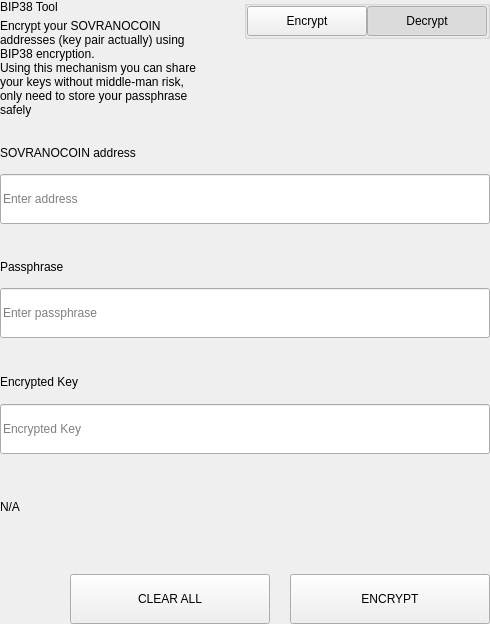
<?xml version="1.0" encoding="UTF-8"?>
<ui version="4.0">
 <class>SettingsBitToolWidget</class>
 <widget class="QWidget" name="SettingsBitToolWidget">
  <property name="geometry">
   <rect>
    <x>0</x>
    <y>0</y>
    <width>490</width>
    <height>624</height>
   </rect>
  </property>
  <property name="windowTitle">
   <string>Form</string>
  </property>
  <layout class="QVBoxLayout" name="verticalLayout">
   <property name="spacing">
    <number>0</number>
   </property>
   <property name="leftMargin">
    <number>0</number>
   </property>
   <property name="topMargin">
    <number>0</number>
   </property>
   <property name="rightMargin">
    <number>0</number>
   </property>
   <property name="bottomMargin">
    <number>0</number>
   </property>
   <item>
    <widget class="QWidget" name="left" native="true">
     <layout class="QVBoxLayout" name="verticalLayout_3">
      <property name="leftMargin">
       <number>0</number>
      </property>
      <property name="topMargin">
       <number>0</number>
      </property>
      <property name="rightMargin">
       <number>0</number>
      </property>
      <property name="bottomMargin">
       <number>0</number>
      </property>
      <item>
       <layout class="QVBoxLayout" name="verticalLayout_2">
        <property name="spacing">
         <number>0</number>
        </property>
        <item>
         <layout class="QHBoxLayout" name="horizontalLayout_3" stretch="3,1">
          <property name="spacing">
           <number>40</number>
          </property>
          <item>
           <layout class="QVBoxLayout" name="verticalLayoutTitle">
            <property name="spacing">
             <number>5</number>
            </property>
            <item>
             <widget class="QLabel" name="labelTitle">
              <property name="text">
               <string>BIP38 Tool</string>
              </property>
             </widget>
            </item>
            <item>
             <widget class="QLabel" name="labelSubtitle1">
              <property name="text">
               <string>Encrypt your SOVRANOCOIN addresses (key pair actually) using BIP38 encryption.
Using this mechanism you can share your keys without middle-man risk, only need to store your passphrase safely</string>
              </property>
              <property name="wordWrap">
               <bool>true</bool>
              </property>
             </widget>
            </item>
           </layout>
          </item>
          <item alignment="Qt::AlignTop">
           <widget class="QGroupBox" name="groupBox">
            <property name="title">
             <string/>
            </property>
            <property name="alignment">
             <set>Qt::AlignLeading|Qt::AlignLeft|Qt::AlignTop</set>
            </property>
            <layout class="QHBoxLayout" name="horizontalLayout_4">
             <property name="spacing">
              <number>0</number>
             </property>
             <property name="leftMargin">
              <number>0</number>
             </property>
             <property name="topMargin">
              <number>0</number>
             </property>
             <property name="rightMargin">
              <number>0</number>
             </property>
             <property name="bottomMargin">
              <number>0</number>
             </property>
             <item>
              <spacer name="horizontalSpacer">
               <property name="orientation">
                <enum>Qt::Horizontal</enum>
               </property>
               <property name="sizeHint" stdset="0">
                <size>
                 <width>40</width>
                 <height>20</height>
                </size>
               </property>
              </spacer>
             </item>
             <item>
              <widget class="QPushButton" name="pushLeft">
               <property name="minimumSize">
                <size>
                 <width>120</width>
                 <height>30</height>
                </size>
               </property>
               <property name="maximumSize">
                <size>
                 <width>120</width>
                 <height>30</height>
                </size>
               </property>
               <property name="focusPolicy">
                <enum>Qt::NoFocus</enum>
               </property>
               <property name="text">
                <string>Encrypt</string>
               </property>
               <property name="checkable">
                <bool>true</bool>
               </property>
               <property name="autoExclusive">
                <bool>true</bool>
               </property>
              </widget>
             </item>
             <item>
              <widget class="QPushButton" name="pushRight">
               <property name="minimumSize">
                <size>
                 <width>120</width>
                 <height>30</height>
                </size>
               </property>
               <property name="maximumSize">
                <size>
                 <width>120</width>
                 <height>30</height>
                </size>
               </property>
               <property name="focusPolicy">
                <enum>Qt::NoFocus</enum>
               </property>
               <property name="text">
                <string>Decrypt</string>
               </property>
               <property name="checkable">
                <bool>true</bool>
               </property>
               <property name="checked">
                <bool>true</bool>
               </property>
               <property name="autoExclusive">
                <bool>true</bool>
               </property>
              </widget>
             </item>
            </layout>
           </widget>
          </item>
         </layout>
        </item>
        <item>
         <widget class="QStackedWidget" name="stackedWidget">
          <property name="currentIndex">
           <number>1</number>
          </property>
          <widget class="QWidget" name="pageDecrypt">
           <layout class="QVBoxLayout" name="verticalLayout_5">
            <property name="spacing">
             <number>0</number>
            </property>
            <property name="leftMargin">
             <number>0</number>
            </property>
            <property name="topMargin">
             <number>0</number>
            </property>
            <property name="rightMargin">
             <number>0</number>
            </property>
            <property name="bottomMargin">
             <number>0</number>
            </property>
            <item>
             <widget class="QWidget" name="widget" native="true">
              <property name="minimumSize">
               <size>
                <width>0</width>
                <height>100</height>
               </size>
              </property>
              <layout class="QVBoxLayout" name="verticalLayout_4">
               <property name="spacing">
                <number>0</number>
               </property>
               <property name="leftMargin">
                <number>0</number>
               </property>
               <property name="topMargin">
                <number>0</number>
               </property>
               <property name="rightMargin">
                <number>0</number>
               </property>
               <property name="bottomMargin">
                <number>0</number>
               </property>
               <item>
                <spacer name="verticalSpacer_2">
                 <property name="orientation">
                  <enum>Qt::Vertical</enum>
                 </property>
                 <property name="sizeType">
                  <enum>QSizePolicy::Fixed</enum>
                 </property>
                 <property name="sizeHint" stdset="0">
                  <size>
                   <width>20</width>
                   <height>20</height>
                  </size>
                 </property>
                </spacer>
               </item>
               <item>
                <layout class="QHBoxLayout" name="horizontalLayout_6" stretch="2">
                 <property name="spacing">
                  <number>0</number>
                 </property>
                 <item>
                  <layout class="QVBoxLayout" name="verticalLayout_7">
                   <property name="spacing">
                    <number>9</number>
                   </property>
                   <item>
                    <widget class="QLabel" name="labelSubtitleKey">
                     <property name="minimumSize">
                      <size>
                       <width>0</width>
                       <height>20</height>
                      </size>
                     </property>
                     <property name="maximumSize">
                      <size>
                       <width>16777215</width>
                       <height>20</height>
                      </size>
                     </property>
                     <property name="text">
                      <string>Encrypted key</string>
                     </property>
                    </widget>
                   </item>
                   <item>
                    <widget class="QLineEdit" name="lineEditKey">
                     <property name="minimumSize">
                      <size>
                       <width>0</width>
                       <height>50</height>
                      </size>
                     </property>
                     <property name="maximumSize">
                      <size>
                       <width>16777215</width>
                       <height>50</height>
                      </size>
                     </property>
                     <property name="placeholderText">
                      <string>Enter a encrypted key</string>
                     </property>
                    </widget>
                   </item>
                  </layout>
                 </item>
                </layout>
               </item>
               <item>
                <spacer name="verticalSpacer_3">
                 <property name="orientation">
                  <enum>Qt::Vertical</enum>
                 </property>
                 <property name="sizeType">
                  <enum>QSizePolicy::Fixed</enum>
                 </property>
                 <property name="sizeHint" stdset="0">
                  <size>
                   <width>20</width>
                   <height>20</height>
                  </size>
                 </property>
                </spacer>
               </item>
               <item>
                <layout class="QVBoxLayout" name="verticalLayout_9">
                 <property name="spacing">
                  <number>9</number>
                 </property>
                 <item>
                  <widget class="QLabel" name="labelSubtitlePassphrase">
                   <property name="maximumSize">
                    <size>
                     <width>16777215</width>
                     <height>20</height>
                    </size>
                   </property>
                   <property name="text">
                    <string>Passphrase</string>
                   </property>
                  </widget>
                 </item>
                 <item>
                  <widget class="QLineEdit" name="lineEditPassphrase">
                   <property name="minimumSize">
                    <size>
                     <width>0</width>
                     <height>50</height>
                    </size>
                   </property>
                   <property name="maximumSize">
                    <size>
                     <width>16777215</width>
                     <height>50</height>
                    </size>
                   </property>
                   <property name="placeholderText">
                    <string>Enter a passphrase</string>
                   </property>
                  </widget>
                 </item>
                </layout>
               </item>
               <item>
                <spacer name="verticalSpacer_4">
                 <property name="orientation">
                  <enum>Qt::Vertical</enum>
                 </property>
                 <property name="sizeType">
                  <enum>QSizePolicy::Fixed</enum>
                 </property>
                 <property name="sizeHint" stdset="0">
                  <size>
                   <width>20</width>
                   <height>20</height>
                  </size>
                 </property>
                </spacer>
               </item>
               <item>
                <widget class="QWidget" name="widget_3" native="true">
                 <property name="sizePolicy">
                  <sizepolicy hsizetype="Preferred" vsizetype="Fixed">
                   <horstretch>0</horstretch>
                   <verstretch>0</verstretch>
                  </sizepolicy>
                 </property>
                 <layout class="QVBoxLayout" name="verticalLayout_10">
                  <property name="spacing">
                   <number>9</number>
                  </property>
                  <property name="leftMargin">
                   <number>0</number>
                  </property>
                  <property name="topMargin">
                   <number>0</number>
                  </property>
                  <property name="rightMargin">
                   <number>0</number>
                  </property>
                  <property name="bottomMargin">
                   <number>0</number>
                  </property>
                  <item>
                   <widget class="QLabel" name="labelSubtitleDecryptResult">
                    <property name="minimumSize">
                     <size>
                      <width>0</width>
                      <height>20</height>
                     </size>
                    </property>
                    <property name="maximumSize">
                     <size>
                      <width>16777215</width>
                      <height>20</height>
                     </size>
                    </property>
                    <property name="text">
                     <string>Decrypted address result</string>
                    </property>
                   </widget>
                  </item>
                  <item>
                   <widget class="QWidget" name="widget_4" native="true">
                    <layout class="QHBoxLayout" name="horizontalLayout" stretch="6,0,1">
                     <property name="spacing">
                      <number>0</number>
                     </property>
                     <property name="leftMargin">
                      <number>0</number>
                     </property>
                     <property name="topMargin">
                      <number>0</number>
                     </property>
                     <property name="rightMargin">
                      <number>0</number>
                     </property>
                     <property name="bottomMargin">
                      <number>0</number>
                     </property>
                     <item alignment="Qt::AlignVCenter">
                      <widget class="QLineEdit" name="lineEditDecryptResult">
                       <property name="minimumSize">
                        <size>
                         <width>0</width>
                         <height>50</height>
                        </size>
                       </property>
                       <property name="maximumSize">
                        <size>
                         <width>16777215</width>
                         <height>50</height>
                        </size>
                       </property>
                       <property name="placeholderText">
                        <string>Decrypted Address</string>
                       </property>
                      </widget>
                     </item>
                     <item>
                      <spacer name="horizontalSpacer_4">
                       <property name="orientation">
                        <enum>Qt::Horizontal</enum>
                       </property>
                       <property name="sizeType">
                        <enum>QSizePolicy::Fixed</enum>
                       </property>
                       <property name="sizeHint" stdset="0">
                        <size>
                         <width>20</width>
                         <height>50</height>
                        </size>
                       </property>
                      </spacer>
                     </item>
                     <item>
                      <widget class="QPushButton" name="pushButtonImport">
                       <property name="minimumSize">
                        <size>
                         <width>140</width>
                         <height>40</height>
                        </size>
                       </property>
                       <property name="text">
                        <string>Import Address</string>
                       </property>
                      </widget>
                     </item>
                    </layout>
                   </widget>
                  </item>
                 </layout>
                </widget>
               </item>
               <item>
                <widget class="QLabel" name="statusLabel_DEC">
                 <property name="maximumSize">
                  <size>
                   <width>16777215</width>
                   <height>40</height>
                  </size>
                 </property>
                 <property name="text">
                  <string/>
                 </property>
                </widget>
               </item>
               <item>
                <spacer name="verticalSpacer">
                 <property name="orientation">
                  <enum>Qt::Vertical</enum>
                 </property>
                 <property name="sizeType">
                  <enum>QSizePolicy::Preferred</enum>
                 </property>
                 <property name="sizeHint" stdset="0">
                  <size>
                   <width>20</width>
                   <height>20</height>
                  </size>
                 </property>
                </spacer>
               </item>
               <item>
                <layout class="QHBoxLayout" name="horizontalLayout_7">
                 <property name="spacing">
                  <number>0</number>
                 </property>
                 <item>
                  <spacer name="horizontalSpacer_5">
                   <property name="orientation">
                    <enum>Qt::Horizontal</enum>
                   </property>
                   <property name="sizeType">
                    <enum>QSizePolicy::Expanding</enum>
                   </property>
                   <property name="sizeHint" stdset="0">
                    <size>
                     <width>40</width>
                     <height>20</height>
                    </size>
                   </property>
                  </spacer>
                 </item>
                 <item>
                  <widget class="QPushButton" name="pushButtonDecryptClear">
                   <property name="minimumSize">
                    <size>
                     <width>200</width>
                     <height>50</height>
                    </size>
                   </property>
                   <property name="maximumSize">
                    <size>
                     <width>200</width>
                     <height>50</height>
                    </size>
                   </property>
                   <property name="text">
                    <string>CLEAR</string>
                   </property>
                  </widget>
                 </item>
                 <item>
                  <spacer name="horizontalSpacer_3">
                   <property name="orientation">
                    <enum>Qt::Horizontal</enum>
                   </property>
                   <property name="sizeType">
                    <enum>QSizePolicy::Fixed</enum>
                   </property>
                   <property name="sizeHint" stdset="0">
                    <size>
                     <width>20</width>
                     <height>20</height>
                    </size>
                   </property>
                  </spacer>
                 </item>
                 <item>
                  <widget class="QPushButton" name="pushButtonDecrypt">
                   <property name="minimumSize">
                    <size>
                     <width>200</width>
                     <height>50</height>
                    </size>
                   </property>
                   <property name="maximumSize">
                    <size>
                     <width>200</width>
                     <height>50</height>
                    </size>
                   </property>
                   <property name="text">
                    <string>DECRYPT KEY</string>
                   </property>
                  </widget>
                 </item>
                </layout>
               </item>
              </layout>
             </widget>
            </item>
           </layout>
          </widget>
          <widget class="QWidget" name="pageEncrypt">
           <layout class="QVBoxLayout" name="verticalLayout_11">
            <property name="spacing">
             <number>0</number>
            </property>
            <property name="leftMargin">
             <number>0</number>
            </property>
            <property name="topMargin">
             <number>0</number>
            </property>
            <property name="rightMargin">
             <number>0</number>
            </property>
            <property name="bottomMargin">
             <number>0</number>
            </property>
            <item>
             <spacer name="verticalSpacer_8">
              <property name="orientation">
               <enum>Qt::Vertical</enum>
              </property>
              <property name="sizeType">
               <enum>QSizePolicy::Fixed</enum>
              </property>
              <property name="sizeHint" stdset="0">
               <size>
                <width>20</width>
                <height>20</height>
               </size>
              </property>
             </spacer>
            </item>
            <item>
             <widget class="QWidget" name="containerAddressEnc" native="true">
              <layout class="QVBoxLayout" name="containerAddressEncLayout">
               <property name="spacing">
                <number>5</number>
               </property>
               <property name="leftMargin">
                <number>0</number>
               </property>
               <property name="topMargin">
                <number>0</number>
               </property>
               <property name="rightMargin">
                <number>0</number>
               </property>
               <property name="bottomMargin">
                <number>0</number>
               </property>
               <item>
                <widget class="QLabel" name="labelSubtitleAddress">
                 <property name="minimumSize">
                  <size>
                   <width>0</width>
                   <height>20</height>
                  </size>
                 </property>
                 <property name="maximumSize">
                  <size>
                   <width>16777215</width>
                   <height>20</height>
                  </size>
                 </property>
                 <property name="text">
                  <string>SOVRANOCOIN address</string>
                 </property>
                </widget>
               </item>
               <item>
                <widget class="QLineEdit" name="addressIn_ENC">
                 <property name="minimumSize">
                  <size>
                   <width>0</width>
                   <height>50</height>
                  </size>
                 </property>
                 <property name="placeholderText">
                  <string>Enter address</string>
                 </property>
                </widget>
               </item>
              </layout>
             </widget>
            </item>
            <item>
             <spacer name="verticalSpacer_6">
              <property name="orientation">
               <enum>Qt::Vertical</enum>
              </property>
              <property name="sizeType">
               <enum>QSizePolicy::Fixed</enum>
              </property>
              <property name="sizeHint" stdset="0">
               <size>
                <width>20</width>
                <height>20</height>
               </size>
              </property>
             </spacer>
            </item>
            <item>
             <widget class="QWidget" name="containerAddress" native="true">
              <layout class="QHBoxLayout" name="horizontalLayout_9" stretch="2">
               <property name="spacing">
                <number>0</number>
               </property>
               <property name="leftMargin">
                <number>0</number>
               </property>
               <property name="topMargin">
                <number>0</number>
               </property>
               <property name="rightMargin">
                <number>0</number>
               </property>
               <property name="bottomMargin">
                <number>0</number>
               </property>
               <item>
                <layout class="QVBoxLayout" name="verticalLayout_8">
                 <property name="spacing">
                  <number>5</number>
                 </property>
                 <item>
                  <widget class="QLabel" name="labelSubtitleMessage">
                   <property name="minimumSize">
                    <size>
                     <width>0</width>
                     <height>20</height>
                    </size>
                   </property>
                   <property name="maximumSize">
                    <size>
                     <width>16777215</width>
                     <height>20</height>
                    </size>
                   </property>
                   <property name="text">
                    <string>Passphrase</string>
                   </property>
                  </widget>
                 </item>
                 <item>
                  <widget class="QLineEdit" name="passphraseIn_ENC">
                   <property name="minimumSize">
                    <size>
                     <width>0</width>
                     <height>50</height>
                    </size>
                   </property>
                   <property name="maximumSize">
                    <size>
                     <width>16777215</width>
                     <height>50</height>
                    </size>
                   </property>
                   <property name="placeholderText">
                    <string>Enter passphrase</string>
                   </property>
                  </widget>
                 </item>
                </layout>
               </item>
              </layout>
             </widget>
            </item>
            <item>
             <spacer name="verticalSpacer_7">
              <property name="orientation">
               <enum>Qt::Vertical</enum>
              </property>
              <property name="sizeType">
               <enum>QSizePolicy::Fixed</enum>
              </property>
              <property name="sizeHint" stdset="0">
               <size>
                <width>20</width>
                <height>20</height>
               </size>
              </property>
             </spacer>
            </item>
            <item>
             <widget class="QWidget" name="widget_2" native="true">
              <property name="minimumSize">
               <size>
                <width>0</width>
                <height>75</height>
               </size>
              </property>
              <property name="maximumSize">
               <size>
                <width>16777215</width>
                <height>16777215</height>
               </size>
              </property>
              <layout class="QVBoxLayout" name="verticalLayout_6">
               <property name="leftMargin">
                <number>0</number>
               </property>
               <property name="topMargin">
                <number>0</number>
               </property>
               <property name="rightMargin">
                <number>0</number>
               </property>
               <property name="bottomMargin">
                <number>0</number>
               </property>
               <item>
                <widget class="QLabel" name="labelSubtitleEncryptedKey">
                 <property name="minimumSize">
                  <size>
                   <width>0</width>
                   <height>20</height>
                  </size>
                 </property>
                 <property name="maximumSize">
                  <size>
                   <width>16777215</width>
                   <height>20</height>
                  </size>
                 </property>
                 <property name="text">
                  <string>Encrypted Key</string>
                 </property>
                </widget>
               </item>
               <item>
                <widget class="QLineEdit" name="encryptedKeyOut_ENC">
                 <property name="minimumSize">
                  <size>
                   <width>0</width>
                   <height>50</height>
                  </size>
                 </property>
                 <property name="placeholderText">
                  <string>Encrypted Key</string>
                 </property>
                </widget>
               </item>
              </layout>
             </widget>
            </item>
            <item>
             <widget class="QLabel" name="statusLabel_ENC">
              <property name="text">
               <string notr="true">N/A</string>
              </property>
             </widget>
            </item>
            <item>
             <spacer name="verticalSpacer_5">
              <property name="orientation">
               <enum>Qt::Vertical</enum>
              </property>
              <property name="sizeType">
               <enum>QSizePolicy::Fixed</enum>
              </property>
              <property name="sizeHint" stdset="0">
               <size>
                <width>20</width>
                <height>20</height>
               </size>
              </property>
             </spacer>
            </item>
            <item>
             <layout class="QHBoxLayout" name="horizontalLayout_8">
              <property name="spacing">
               <number>0</number>
              </property>
              <item>
               <spacer name="horizontalSpacer_6">
                <property name="orientation">
                 <enum>Qt::Horizontal</enum>
                </property>
                <property name="sizeType">
                 <enum>QSizePolicy::Expanding</enum>
                </property>
                <property name="sizeHint" stdset="0">
                 <size>
                  <width>40</width>
                  <height>20</height>
                 </size>
                </property>
               </spacer>
              </item>
              <item>
               <widget class="QPushButton" name="pushButtonClear">
                <property name="minimumSize">
                 <size>
                  <width>200</width>
                  <height>50</height>
                 </size>
                </property>
                <property name="focusPolicy">
                 <enum>Qt::NoFocus</enum>
                </property>
                <property name="text">
                 <string>CLEAR ALL</string>
                </property>
               </widget>
              </item>
              <item>
               <spacer name="horizontalSpacer_2">
                <property name="orientation">
                 <enum>Qt::Horizontal</enum>
                </property>
                <property name="sizeType">
                 <enum>QSizePolicy::Fixed</enum>
                </property>
                <property name="sizeHint" stdset="0">
                 <size>
                  <width>20</width>
                  <height>20</height>
                 </size>
                </property>
               </spacer>
              </item>
              <item>
               <widget class="QPushButton" name="pushButtonEncrypt">
                <property name="minimumSize">
                 <size>
                  <width>200</width>
                  <height>50</height>
                 </size>
                </property>
                <property name="maximumSize">
                 <size>
                  <width>200</width>
                  <height>50</height>
                 </size>
                </property>
                <property name="focusPolicy">
                 <enum>Qt::NoFocus</enum>
                </property>
                <property name="text">
                 <string>ENCRYPT</string>
                </property>
               </widget>
              </item>
             </layout>
            </item>
           </layout>
          </widget>
         </widget>
        </item>
       </layout>
      </item>
     </layout>
    </widget>
   </item>
  </layout>
 </widget>
 <resources/>
 <connections/>
</ui>
